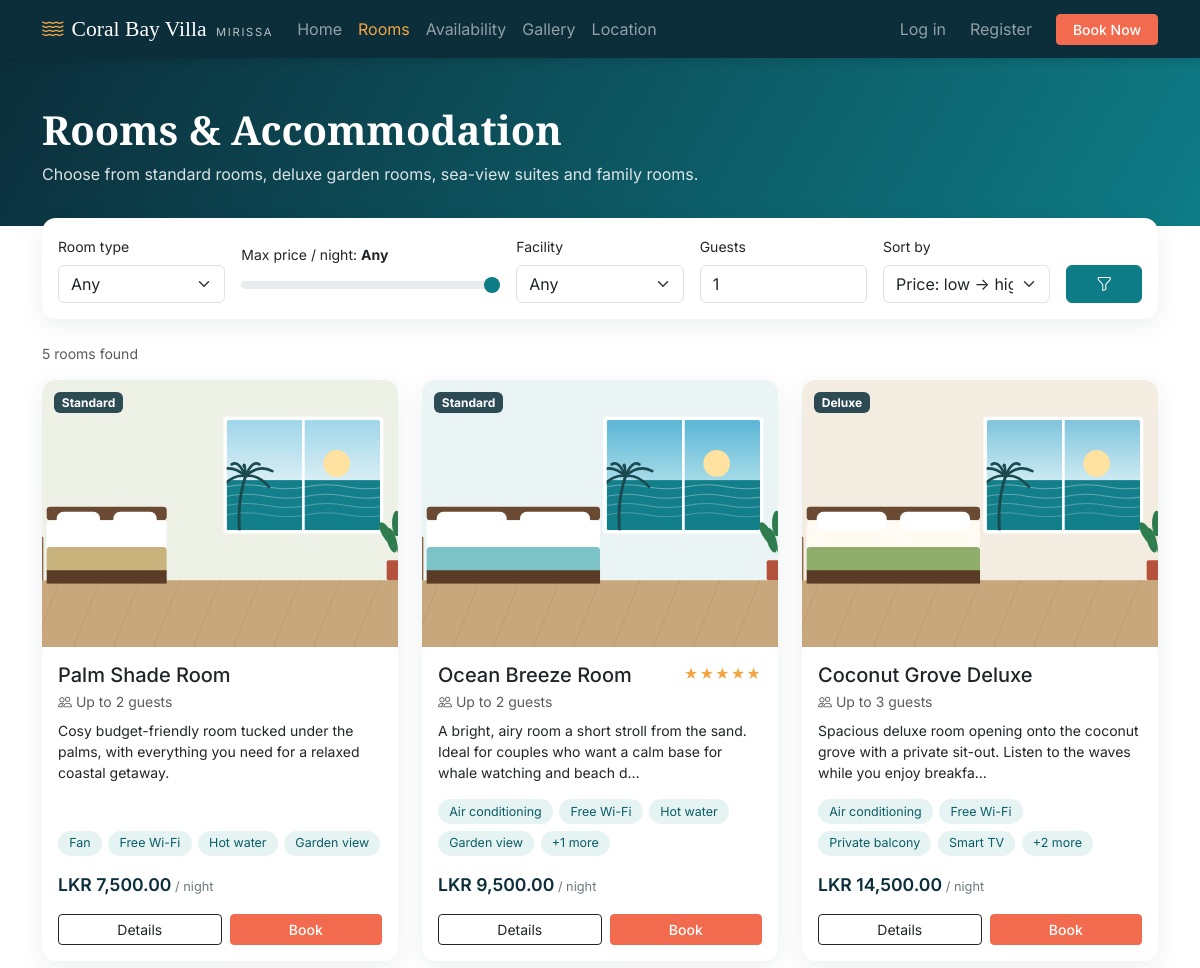
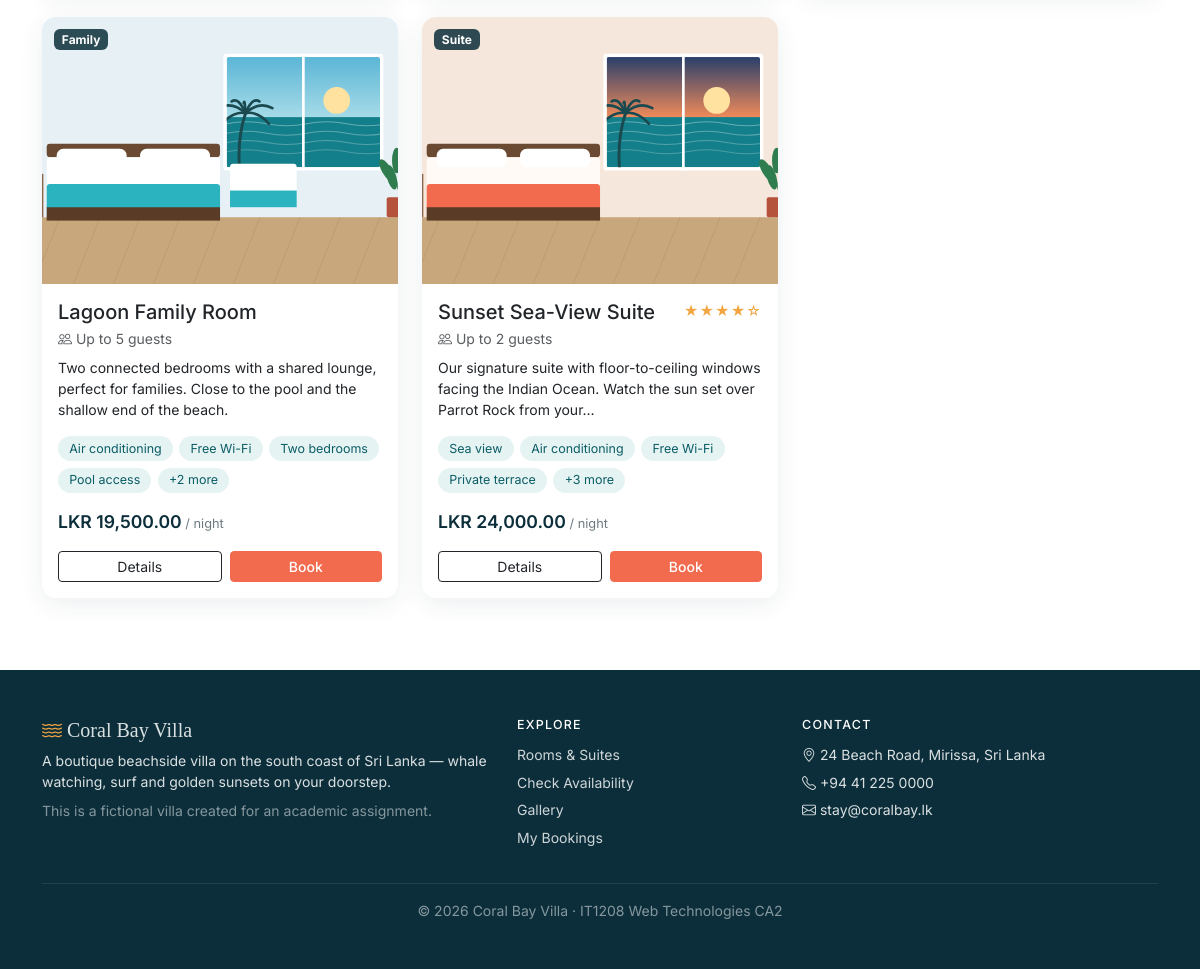
Before: /rooms.php with the older database file (2 pictures, top to bottom).
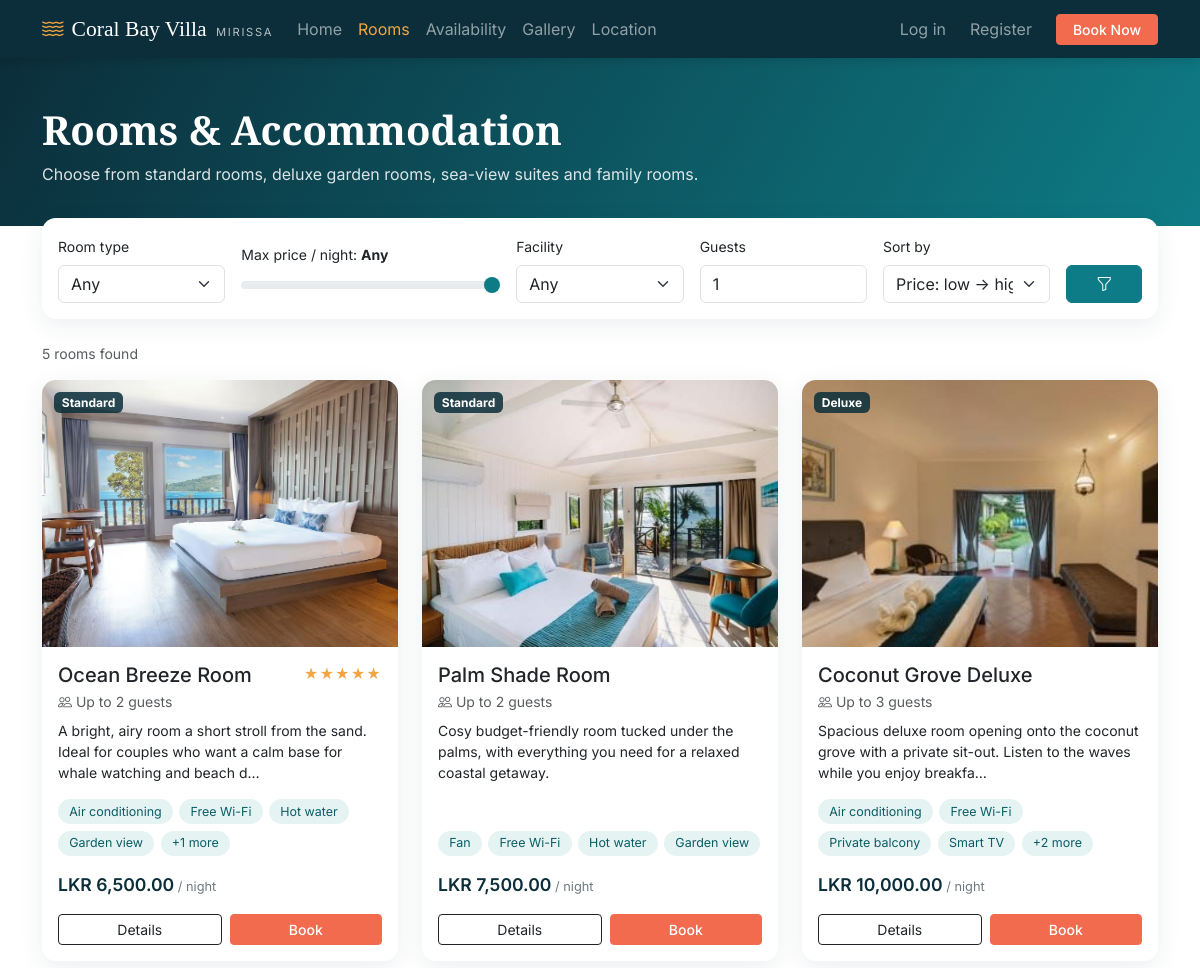
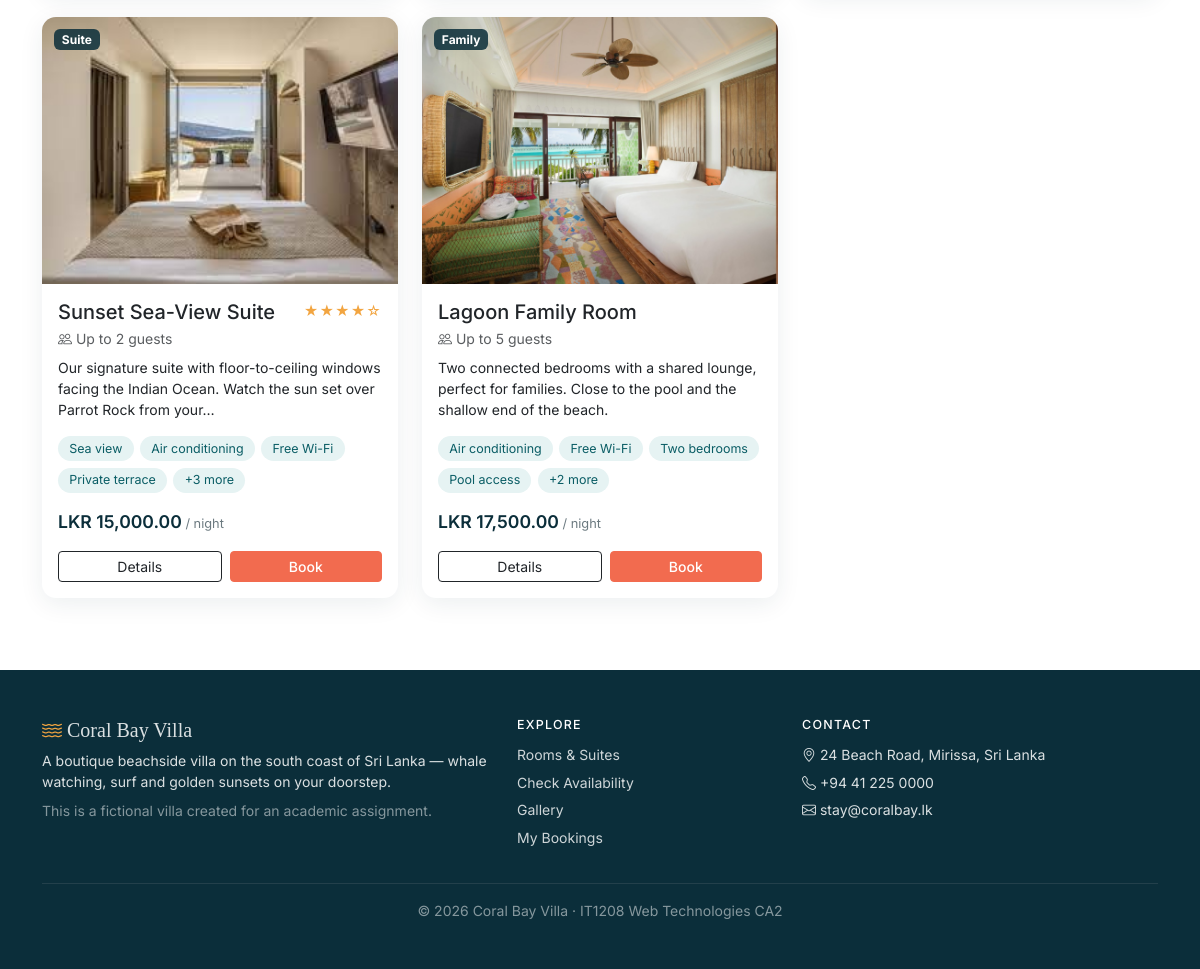
After: the same page with the newer database file (2 pictures, top to bottom).
### tables this page shows
CREATE TABLE rooms (
    room_id          INT UNSIGNED AUTO_INCREMENT PRIMARY KEY,
    room_name        VARCHAR(100)  NOT NULL,
    room_type        ENUM('Standard','Deluxe','Suite','Family') NOT NULL,
    description      TEXT          NOT NULL,
    facilities       VARCHAR(255)  NOT NULL DEFAULT '',    
    price_per_night  DECIMAL(10,2) NOT NULL CHECK (price_per_night > 0),
    max_guests       TINYINT UNSIGNED NOT NULL CHECK (max_guests BETWEEN 1 AND 10),
    image            VARCHAR(255)  NOT NULL DEFAULT 'default.svg',
    room_status      ENUM('active','inactive') NOT NULL DEFAULT 'active',
    created_at       DATETIME      NOT NULL DEFAULT CURRENT_TIMESTAMP
);

### rooms.php (called while the page is built)
<?php
require __DIR__ . '/backend/controllers/rooms.php';
require __DIR__ . '/frontend/views/pages/rooms.php';

### backend/core/functions.php (called while the page is built, shortened)
<?php
function url(string $path = ''): string
{
    return BASE_URL . '/' . ltrim($path, '/');
}
function money($amount): string
{
    return CURRENCY . ' ' . number_format((float) $amount, 2);
}
function facilities_list(?string $csv): array
{
    return array_values(array_filter(array_map('trim', explode(',', (string) $csv))));
}
function current_user(): ?array
{
    return $_SESSION['user'] ?? null;
}
function apply_room_filters(array $filters, array &$params): string
{
    $sql = '';
    return $sql;
}

### backend/controllers/rooms.php (called while the page is built, shortened)
<?php
require_once __DIR__ . '/../core/init.php';
$activePage = 'rooms';
$filters = [
    'type'      => $_GET['type'] ?? '',
    'max_price' => $_GET['max_price'] ?? '',
    'facility'  => trim($_GET['facility'] ?? ''),
];
$guests = max(1, min(10, (int) ($_GET['guests'] ?? 1)));
$sort   = $_GET['sort'] ?? 'price_asc';
$sortSql = [
    'price_asc'  => 'r.price_per_night ASC',
    'price_desc' => 'r.price_per_night DESC',
    'guests'     => 'r.max_guests DESC',
    'rating'     => 'avg_rating DESC',
][$sort] ?? 'r.price_per_night ASC';
$params = [':guests' => $guests];
$sql = "SELECT r.*, (SELECT ROUND(AVG(rating),1) FROM reviews v WHERE v.room_id = r.room_id) AS avg_rating
        FROM rooms r
        WHERE r.room_status = 'active' AND r.max_guests >= :guests";
$sql .= apply_room_filters($filters, $params);
$sql .= " ORDER BY $sortSql";
$stmt = $pdo->prepare($sql);
$stmt->execute($params);
$rooms = $stmt->fetchAll();

### frontend/views/partials/room_card.php (the view)
<?php
$query = isset($stay) && $stay ? '&' . http_build_query($stay) : '';
$facs  = facilities_list($room['facilities']);
?>
<article class="card room-card h-100">
    <div class="room-img-wrap">
        <img src="<?= img_url($room['image']) ?>" class="card-img-top" alt="<?= e($room['room_name']) ?>" loading="lazy">
        <span class="badge room-type-badge"><?= e($room['room_type']) ?></span>
    </div>
    <div class="card-body d-flex flex-column">
        <div class="d-flex justify-content-between align-items-start gap-2">
            <h3 class="h5 card-title mb-1"><?= e($room['room_name']) ?></h3>
            <?php if (!empty($room['avg_rating'])): ?>
                <span class="small text-nowrap"><?= stars((float) $room['avg_rating']) ?></span>
            <?php endif; ?>
        </div>
        <p class="small text-muted mb-2"><i class="bi bi-people"></i> Up to <?= (int) $room['max_guests'] ?> guests</p>
        <p class="card-text small flex-grow-1"><?= e(mb_strimwidth($room['description'], 0, 120, '…')) ?></p>
        <ul class="facility-tags list-unstyled mb-3">
            <?php foreach (array_slice($facs, 0, 4) as $f): ?>
                <li><?= e($f) ?></li>
            <?php endforeach; ?>
            <?php if (count($facs) > 4): ?><li>+<?= count($facs) - 4 ?> more</li><?php endif; ?>
        </ul>
        <div class="d-flex justify-content-between align-items-center mt-auto">
            <p class="price mb-0"><?= money($room['price_per_night']) ?><small> / night</small></p>
        </div>
        <div class="d-flex gap-2 mt-3">
            <a href="<?= url('room.php?id=' . (int) $room['room_id'] . $query) ?>" class="btn btn-outline-dark btn-sm flex-fill">Details</a>
            <a href="<?= url('book.php?room_id=' . (int) $room['room_id'] . $query) ?>" class="btn btn-sunset btn-sm flex-fill">Book</a>
        </div>
    </div>
</article>

### frontend/views/layout/header.php (shortened to what this page needs)
<?php
$activePage = $activePage ?? '';
$user       = current_user();
function nav_active(string $page, string $active): string
{
    return $page === $active ? ' active" aria-current="page' : '';
}
?>
<!DOCTYPE html>
<html lang="en">
<head>
    <link href="<?= asset_url('vendor/bootstrap/bootstrap.min.css') ?>" rel="stylesheet">
    <link href="<?= asset_url('vendor/bootstrap-icons/bootstrap-icons.min.css') ?>" rel="stylesheet">
    <link href="<?= asset_url('css/style.css') ?>" rel="stylesheet">
</head>
<body data-base-url="<?= e(BASE_URL) ?>">
<nav class="navbar navbar-expand-lg navbar-dark site-nav sticky-top">
    <div class="container">
        <a class="navbar-brand d-flex align-items-center gap-2" href="<?= url('index.php') ?>">
            <i class="bi bi-water"></i>
            <span><?= e(SITE_NAME) ?> <small class="brand-sub">Mirissa</small></span>
        </a>
        <div class="collapse navbar-collapse" id="mainNav">
            <ul class="navbar-nav me-auto">
                <li class="nav-item"><a class="nav-link<?= nav_active('home', $activePage) ?>" href="<?= url('index.php') ?>">Home</a></li>
                <li class="nav-item"><a class="nav-link<?= nav_active('rooms', $activePage) ?>" href="<?= url('rooms.php') ?>">Rooms</a></li>
                <li class="nav-item"><a class="nav-link<?= nav_active('search', $activePage) ?>" href="<?= url('search.php') ?>">Availability</a></li>
                <li class="nav-item"><a class="nav-link" href="<?= url('index.php#gallery') ?>">Gallery</a></li>
                <li class="nav-item"><a class="nav-link" href="<?= url('index.php#location') ?>">Location</a></li>
            </ul>
            <ul class="navbar-nav align-items-lg-center gap-lg-2">
                <?php if ($user): ?>
                    <?php if ($user['role'] === 'admin'): ?>
                        <li class="nav-item"><a class="nav-link<?= nav_active('admin', $activePage) ?>" href="<?= url('admin/index.php') ?>"><i class="bi bi-speedometer2"></i> Admin Panel</a></li>
                    <?php else: ?>
                        <li class="nav-item"><a class="nav-link<?= nav_active('my-bookings', $activePage) ?>" href="<?= url('my_bookings.php') ?>"><i class="bi bi-calendar-check"></i> My Bookings</a></li>
                    <?php endif; ?>
                    <li class="nav-item dropdown">
                        <a class="nav-link dropdown-toggle" href="#" role="button" data-bs-toggle="dropdown" aria-expanded="false">
                            <i class="bi bi-person-circle"></i> <?= e(explode(' ', $user['name'])[0]) ?>
                        </a>
                        <ul class="dropdown-menu dropdown-menu-end">
                            <li><span class="dropdown-item-text small text-muted"><?= e($user['email']) ?></span></li>
                            <li><hr class="dropdown-divider"></li>
                            <li>
                                <form action="<?= url('logout.php') ?>" method="post" class="px-3">
                                    <?= csrf_field() ?>
                                    <button type="submit" class="btn btn-sm btn-outline-danger w-100"><i class="bi bi-box-arrow-right"></i> Log out</button>
                                </form>
                            </li>
                        </ul>
                    </li>
                <?php else: ?>
                    <li class="nav-item"><a class="nav-link<?= nav_active('login', $activePage) ?>" href="<?= url('login.php') ?>">Log in</a></li>
                    <li class="nav-item"><a class="nav-link<?= nav_active('register', $activePage) ?>" href="<?= url('register.php') ?>">Register</a></li>
                <?php endif; ?>
                <?php if (!$user || $user['role'] !== 'admin'): ?>
                    <li class="nav-item ms-lg-2"><a class="btn btn-sunset btn-sm px-3" href="<?= url('search.php') ?>">Book Now</a></li>
                <?php endif; ?>
            </ul>
        </div>
    </div>
</nav>
<main id="main">

### frontend/views/pages/rooms.php (shortened to what this page needs)
<?php
require __DIR__ . '/../layout/header.php';
?>
<header class="page-header">
    <div class="container">
        <h1>Rooms &amp; Accommodation</h1>
        <p class="mb-0">Choose from standard rooms, deluxe garden rooms, sea-view suites and family rooms.</p>
    </div>
</header>
<div class="container py-4">
    <form class="card filter-bar mb-4" method="get" action="<?= url('rooms.php') ?>">
        <div class="card-body">
            <div class="row g-3 align-items-end">
                <div class="col-6 col-md-2">
                    <label class="form-label small" for="f-type">Room type</label>
                    <select class="form-select" id="f-type" name="type">
                        <option value="">Any</option>
                    </select>
                </div>
                <div class="col-6 col-md-3">
                    <label class="form-label small" for="f-price">Max price / night: <strong class="js-range-out"><?= $filters['max_price'] ? money($filters['max_price']) : 'Any' ?></strong></label>
                    <input type="range" class="form-range js-price-range" id="f-price" name="max_price" min="5000" max="30000" step="500"
                           value="<?= e($filters['max_price'] ?: 30000) ?>">
                </div>
                <div class="col-6 col-md-2">
                    <label class="form-label small" for="f-fac">Facility</label>
                    <select class="form-select" id="f-fac" name="facility">
                        <option value="">Any</option>
                    </select>
                </div>
                <div class="col-6 col-md-2">
                    <label class="form-label small" for="f-guests">Guests</label>
                    <input type="number" class="form-control" id="f-guests" name="guests" min="1" max="10" value="<?= $guests ?>">
                </div>
                <div class="col-6 col-md-2">
                    <label class="form-label small" for="f-sort">Sort by</label>
                    <select class="form-select" id="f-sort" name="sort">
                        <option value="price_asc"  <?= $sort === 'price_asc'  ? 'selected' : '' ?>>Price: low → high</option>
                    </select>
                </div>
                <div class="col-6 col-md-1 d-grid">
                    <button class="btn btn-ocean" type="submit" aria-label="Apply filters"><i class="bi bi-funnel"></i></button>
                </div>
            </div>
        </div>
    </form>
    <p class="text-muted small mb-3"><?= count($rooms) ?> room<?= count($rooms) === 1 ? '' : 's' ?> found
    </p>
    <?php if (!$rooms): ?>
        <div class="empty-state">
            <i class="bi bi-search"></i>
            <p>No rooms match those filters. Try a higher price or fewer facilities.</p>
        </div>
    <?php else: ?>
        <div class="row g-4">
            <?php foreach ($rooms as $room): ?>
                <div class="col-md-6 col-lg-4">
                    <?php include __DIR__ . '/../partials/room_card.php'; ?>
                </div>
            <?php endforeach; ?>
        </div>
    <?php endif; ?>
</div>
<?php require __DIR__ . '/../layout/footer.php'; ?>

### frontend/views/view_helpers.php (shortened to what this page needs)
<?php
function e($value): string
{
    return htmlspecialchars((string) $value, ENT_QUOTES, 'UTF-8');
}
function img_url(?string $file): string
{
    $file = basename($file ?: 'default.svg');
    $dir  = __DIR__ . '/../assets/img/';
    return asset_url('img/' . rawurlencode($file));
}
function stars(float $rating): string
{
    $full = (int) round($rating);
    return '<span class="stars" aria-label="' . e($rating) . ' out of 5">'
         . str_repeat('★', $full) . str_repeat('☆', 5 - $full) . '</span>';
}
function asset_url(string $path): string
{
    return url('frontend/assets/' . ltrim($path, '/'));
}

### frontend/views/layout/footer.php (shortened to what this page needs)
</main>
<footer class="site-footer mt-5">
    <div class="container py-5">
        <div class="row g-4">
            <div class="col-md-5">
                <h5 class="footer-brand"><i class="bi bi-water"></i> <?= e(SITE_NAME) ?></h5>
                <p class="small mb-2">A boutique beachside villa on the south coast of Sri Lanka — whale watching, surf and golden sunsets on your doorstep.</p>
                <p class="small mb-0 text-white-50">This is a fictional villa created for an academic assignment.</p>
            </div>
            <div class="col-6 col-md-3">
                <h6>Explore</h6>
                <ul class="list-unstyled small">
                    <li><a href="<?= url('rooms.php') ?>">Rooms &amp; Suites</a></li>
                    <li><a href="<?= url('search.php') ?>">Check Availability</a></li>
                    <li><a href="<?= url('index.php#gallery') ?>">Gallery</a></li>
                    <li><a href="<?= url('my_bookings.php') ?>">My Bookings</a></li>
                </ul>
            </div>
            <div class="col-6 col-md-4">
                <h6>Contact</h6>
                <ul class="list-unstyled small">
                    <li><i class="bi bi-geo-alt"></i> 24 Beach Road, Mirissa, Sri Lanka</li>
                    <li><i class="bi bi-telephone"></i> +94 41 225 0000</li>
                    <li><i class="bi bi-envelope"></i> stay@coralbay.lk</li>
                </ul>
            </div>
        </div>
        <hr class="border-secondary">
        <p class="small text-center text-white-50 mb-0">&copy; <?= date('Y') ?> <?= e(SITE_NAME) ?> · IT1208 Web Technologies CA2</p>
    </div>
</footer>
</body>
</html>

### frontend/assets/css/style.css (style rules this page uses)
:root { --ocean: #0e7c86; --ocean-dark: #0a5d65; --navy: #0b2e3a; --sunset: #f26b4f; --sunset-dark: #d9553a; --amber: #f2a541; --sand: #f7f1e7; --ocean-soft: #e6f3f3; --text: #1f2d33; --radius: 14px; --shadow: 0 6px 24px rgba(11, 46, 58, .08); }
body { font-family: 'Inter', system-ui, -apple-system, 'Segoe UI', sans-serif; color: var(--text); background: #fff; display: flex; flex-direction: column; min-height: 100vh; }
main { flex: 1; }
h1, h2, .section-title, .hero-title, .footer-brand, .navbar-brand { font-family: 'Playfair Display', Georgia, serif; }
a { color: var(--ocean); }
.btn-ocean { background: var(--ocean); border-color: var(--ocean); color: #fff; }
.btn-sunset { background: var(--sunset); border-color: var(--sunset); color: #fff; font-weight: 500; }
.site-nav { background: var(--navy); box-shadow: 0 2px 12px rgba(0,0,0,.15); }
.site-nav .navbar-brand { font-size: 1.35rem; }
.site-nav .navbar-brand i { color: var(--amber); }
.brand-sub { font-family: 'Inter', sans-serif; font-size: .7rem; letter-spacing: .15em; text-transform: uppercase; opacity: .7; margin-left: .25rem; }
.site-nav .nav-link.active { color: var(--amber) !important; }
.page-header { background: linear-gradient(120deg, var(--navy), var(--ocean)); color: #fff; padding: 3rem 0 2.5rem; }
.page-header h1 { font-weight: 700; }
.page-header p { opacity: .85; }
.facility-tags { display: flex; flex-wrap: wrap; gap: .4rem; }
.facility-tags li { background: var(--ocean-soft); color: var(--ocean-dark); border-radius: 50px; padding: .2rem .7rem; font-size: .78rem; }
.room-card { border: 0; border-radius: var(--radius); overflow: hidden; box-shadow: var(--shadow); transition: transform .2s, box-shadow .2s; }
.room-img-wrap { position: relative; aspect-ratio: 4 / 3; overflow: hidden; }
.room-img-wrap img { width: 100%; height: 100%; object-fit: cover; transition: transform .4s; }
.room-type-badge { position: absolute; top: .75rem; left: .75rem; background: rgba(11,46,58,.85); }
.price { font-weight: 600; color: var(--navy); font-size: 1.1rem; }
.price small { font-weight: 400; color: #6c7a80; font-size: .8rem; }
.stars { color: var(--amber); letter-spacing: 1px; }
.filter-bar { border: 0; border-radius: var(--radius); box-shadow: var(--shadow); margin-top: -2rem; position: relative; }
.site-footer { background: var(--navy); color: rgba(255,255,255,.85); }
.site-footer h6 { color: #fff; text-transform: uppercase; letter-spacing: .1em; font-size: .78rem; }
.site-footer a { color: rgba(255,255,255,.8); text-decoration: none; }
.site-footer li { padding: .2rem 0; }
.footer-brand i { color: var(--amber); }

Changed rows visible on the page:
changed rooms "Ocean Breeze Room": image: a different picture; price_per_night "LKR 9,500.00" → "LKR 6,500.00"; moves up the list
changed rooms "Palm Shade Room": image: a different picture
changed rooms "Coconut Grove Deluxe": image: a different picture; price_per_night "LKR 14,500.00" → "LKR 10,000.00"
changed rooms "Sunset Sea-View Suite": image: a different picture; price_per_night "LKR 24,000.00" → "LKR 15,000.00"; moves up the list
changed rooms "Lagoon Family Room": image: a different picture; price_per_night "LKR 19,500.00" → "LKR 17,500.00"
